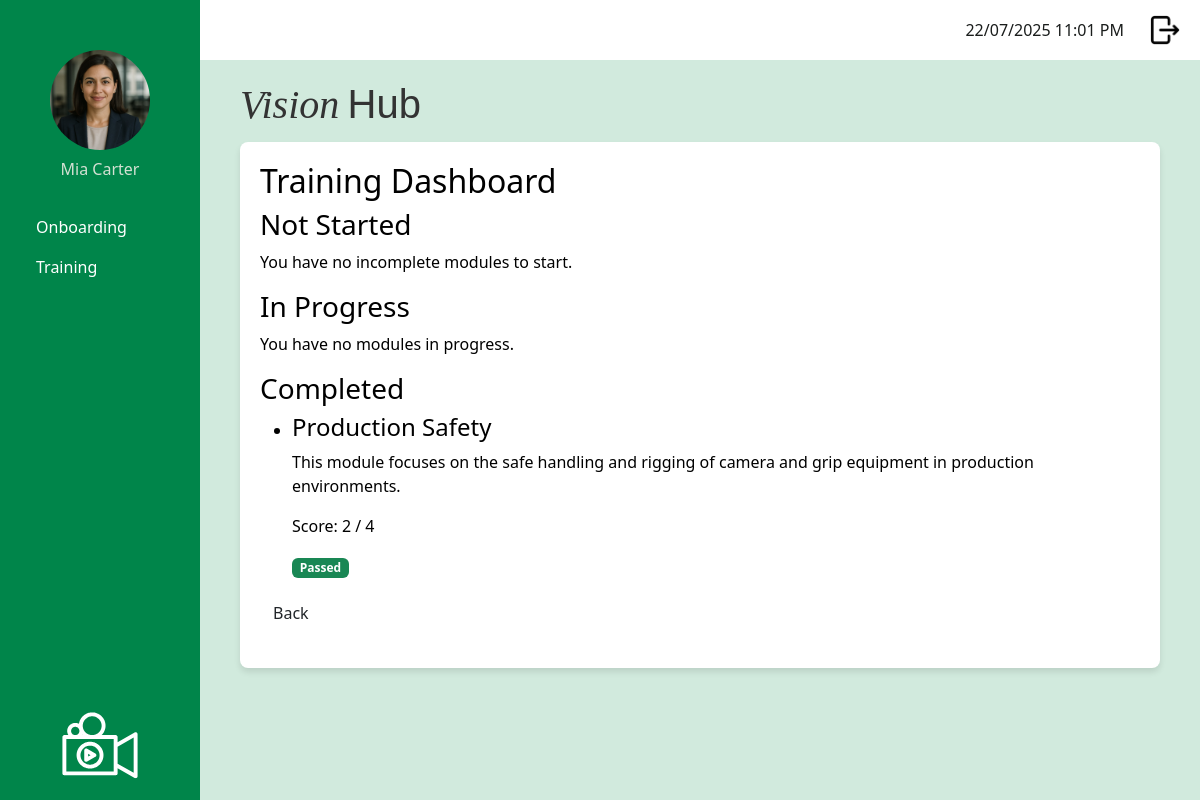
The page /dashboard_training (signed in) on the database as committed earlier.
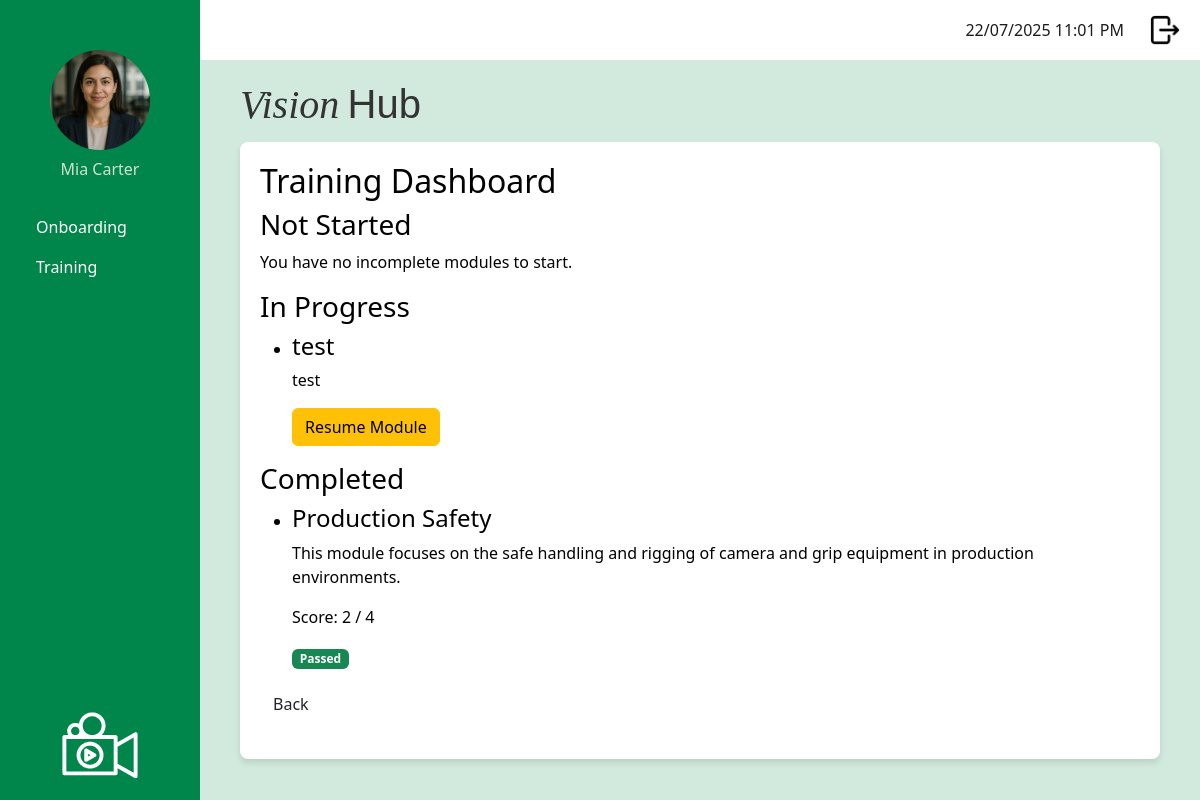
The same page on the database as committed later.
### app/models.py (models this page shows, shortened)
class TrainingModule (db.Model):
    __tablename__ = 'training_module'
    id: so.Mapped[int] = so.mapped_column(primary_key=True)
    module_title: so.Mapped[str] = so.mapped_column(sa.String(150), index=True, unique=True)
    module_description: so.Mapped[str] = so.mapped_column(sa.Text, nullable=False)
    module_instructions: so.Mapped[str] = so.mapped_column(sa.Text, nullable=False)
    video_url: so.Mapped[str] = so.mapped_column(sa.String(300), nullable=True)
    active: so.Mapped[bool] = so.mapped_column(sa.Boolean, nullable=False, default=True)
    questions: so.Mapped[List['Question']] = so.relationship('Question', back_populates='training_module', cascade='all, delete-orphan')
    user_progress: so.Mapped[List['UserModuleProgress']] = so.relationship('UserModuleProgress', back_populates='training_module')
    onboarding_steps: so.Mapped[List['OnboardingStep']] = so.relationship('OnboardingStep', back_populates='training_module', cascade='all, delete-orphan')

### app/routes.py (the view)
@app.route('/dashboard_training', methods=['GET'])
@login_required
def training_dashboard():
    if current_user.role.role_name != "staff":
        return redirect(url_for('logout'))
    onboarding_path = current_user.onboarding_path
    steps = onboarding_path.steps if onboarding_path else []
    active_modules = [step.training_module for step in steps if step.training_module.active]
    completed_modules = []
    to_be_completed_modules = []
    in_progress_modules = []
    passing_threshold = 0.5
    for module in active_modules:
        progress = UserModuleProgress.query.filter_by(
            user_id=current_user.id,
            training_module_id=module.id
        ).order_by(UserModuleProgress.id.desc()).first()
        if not progress:
            to_be_completed_modules.append(module)
        else:
            total_questions = len(module.questions) or 1  # Avoid division by zero
            if progress.completed_date:
                if progress.score is not None and (progress.score / total_questions) >= passing_threshold:
                    completed_modules.append({
                        'module': module,
                        'score': progress.score,
                        'passed': True
                    })
                else:
                    to_be_completed_modules.append(module)
            else:
                in_progress_modules.append(module)
    return render_template(
        'dashboard_training.html',
        title="Training Dashboard",
        to_be_completed_modules=to_be_completed_modules,
        in_progress_modules=in_progress_modules,
        completed_modules=completed_modules
    )

### app/models.py (called while the page is built)
@login.user_loader
def load_user(id):
    return db.session.get(User, int(id))

### app/templates/dashboard_training.html
{% extends "base.html" %}
{% block content %}
<h2>Training Dashboard</h2>
<h3>Not Started</h3>
{% if to_be_completed_modules %}
    <ul>
    {% for module in to_be_completed_modules %}
        <li>
            <h4>{{ module.module_title }}</h4>
            <p>{{ module.module_description }}</p>
            <a href="{{ url_for('take_training_module', module_id=module.id) }}" class="btn btn-primary">
                Start Module
            </a>
        </li>
    {% endfor %}
    </ul>
{% else %}
    <p>You have no incomplete modules to start.</p>
{% endif %}
<h3>In Progress</h3>
{% if in_progress_modules %}
    <ul>
    {% for module in in_progress_modules %}
        <li>
            <h4>{{ module.module_title }}</h4>
            <p>{{ module.module_description }}</p>
            <a href="{{ url_for('take_training_module', module_id=module.id) }}" class="btn btn-warning">
                Resume Module
            </a>
        </li>
    {% endfor %}
    </ul>
{% else %}
    <p>You have no modules in progress.</p>
{% endif %}
<h3>Completed</h3>
{% if completed_modules %}
    <ul>
    {% for entry in completed_modules %}
        <li>
            <h4>{{ entry.module.module_title }}</h4>
            <p>{{ entry.module.module_description }}</p>
            <p>Score: {{ entry.score }} / {{ entry.module.questions|length }}</p>
            {% if entry.passed %}
                <span class="badge bg-success">Passed</span>
            {% else %}
                <span class="badge bg-danger">Failed</span>
                <a href="{{ url_for('take_training_module', module_id=entry.module.id) }}" class="btn btn-secondary">Retake Module</a>
            {% endif %}
        </li>
    {% endfor %}
    </ul>
{% else %}
    <p>You have no completed modules.</p>
{% endif %}
<p>
    <a href="{{ url_for('staff_dashboard') }}" class="btn">Back</a>
</p>
{% endblock %}

Rows that differ between the two databases and show on the page:
added TrainingModule: module_title "test", module_description "test"
Other text that changed with them:
text no longer shown: "You have no modules in progress."
